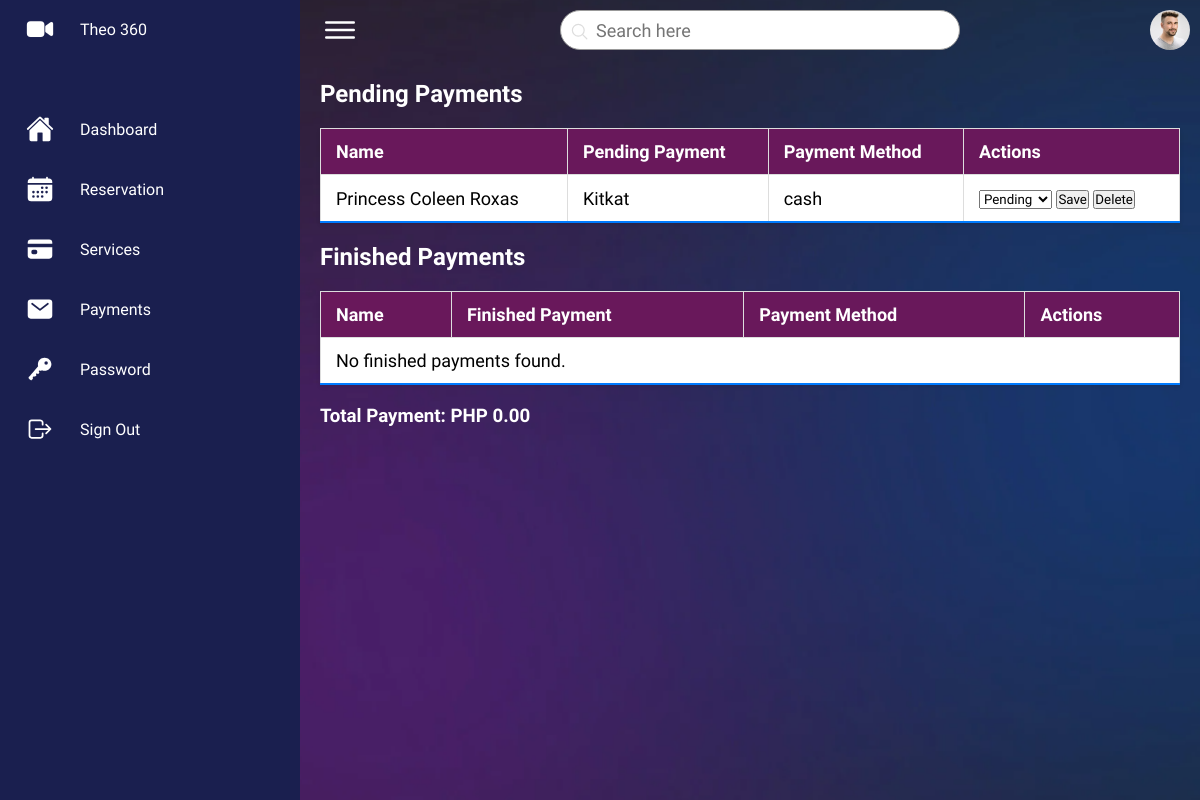
The page /payments.php on the database its author committed.
### tables this page shows
CREATE TABLE `bookings` (
  `booking_id` int(11) NOT NULL,
  `user_id` int(11) NOT NULL,
  `service_id` int(11) NOT NULL,
  `date` date DEFAULT NULL,
  `time` time DEFAULT NULL,
  `location` varchar(255) DEFAULT NULL,
  `indoor_outdoor` varchar(50) DEFAULT NULL,
  `event_title` varchar(255) DEFAULT NULL,
  `status` varchar(255) NOT NULL DEFAULT 'pending'
);

CREATE TABLE `users` (
  `user_id` int(11) NOT NULL,
  `email` varchar(255) NOT NULL,
  `first_name` varchar(255) NOT NULL,
  `last_name` varchar(255) NOT NULL,
  `username` varchar(255) NOT NULL,
  `password` varchar(255) NOT NULL,
  `p_num` varchar(225) NOT NULL,
  `role` enum('user','admin') DEFAULT 'user'
);

CREATE TABLE `services` (
  `service_id` int(11) NOT NULL,
  `service_name` varchar(255) NOT NULL,
  `service_desc` text NOT NULL,
  `service_price` decimal(10,2) NOT NULL
);

CREATE TABLE `payments` (
  `payment_id` int(11) NOT NULL,
  `booking_id` int(11) NOT NULL,
  `payment_method` varchar(255) DEFAULT NULL,
  `payment_status` varchar(255) DEFAULT NULL
);

### payments.php (the view, shortened to what this page needs)
<?php
include 'classes/database.php';
try {
    $finishedQuery = "
        SELECT b.booking_id, u.first_name, u.last_name, s.service_name, p.payment_method, p.payment_status
        FROM bookings b
        JOIN users u ON b.user_id = u.user_id
        JOIN services s ON b.service_id = s.service_id
        JOIN payments p ON b.booking_id = p.booking_id
        WHERE p.payment_status = 'finished'
    ";
    $finishedStmt = $pdo->prepare($finishedQuery);
    $finishedStmt->execute();
    $finishedBookings = $finishedStmt->fetchAll(PDO::FETCH_ASSOC);
    $pendingQuery = "
        SELECT b.booking_id, u.first_name, u.last_name, s.service_name, p.payment_method, p.payment_status
        FROM bookings b
        JOIN users u ON b.user_id = u.user_id
        JOIN services s ON b.service_id = s.service_id
        JOIN payments p ON b.booking_id = p.booking_id
        WHERE p.payment_status = 'pending'
    ";
    $pendingStmt = $pdo->prepare($pendingQuery);
    $pendingStmt->execute();
    $pendingBookings = $pendingStmt->fetchAll(PDO::FETCH_ASSOC);
    $totalFinishedQuery = "
        SELECT SUM(s.service_price) AS total_payment
        FROM bookings b
        JOIN services s ON b.service_id = s.service_id
        JOIN payments p ON b.booking_id = p.booking_id
        WHERE p.payment_status = 'finished'
    ";
    $totalFinishedStmt = $pdo->prepare($totalFinishedQuery);
    $totalFinishedStmt->execute();
    $totalFinishedRow = $totalFinishedStmt->fetch(PDO::FETCH_ASSOC);
    $totalFinishedPayment = $totalFinishedRow['total_payment'] ?? 0;
} catch (PDOException $e) {
    echo "Error: " . $e->getMessage();
    die();
}
?>
<!DOCTYPE html>
<html lang="en">
<head>
    <link rel="stylesheet" href="./assets/css/style.css?v=<?php echo time();?>">
</head>
<body>
    <div class="container">
        <div class="navigation">
            <ul>
                <li>
                    <a href="#">
                        <span class="icon">
                            <ion-icon name="videocam"></ion-icon>
                        </span>
                        <span class="title">Theo 360</span>
                    </a>
                </li>
                <li>
                    <a href="admin.php">
                        <span class="icon">
                            <ion-icon name="home"></ion-icon>
                        </span>
                        <span class="title">Dashboard</span>
                    </a>
                </li>
                <li>
                    <a href="reservation.php">
                        <span class="icon">
                            <ion-icon name="calendar"></ion-icon>
                        </span>
                        <span class="title">Reservation</span>
                    </a>
                </li>
                <li>
                    <a href="service.php">
                        <span class="icon">
                            <ion-icon name="card"></ion-icon>
                        </span>
                        <span class="title">Services</span>
                    </a>
                </li>
                <li>
                    <a href="payments.php">
                        <span class="icon">
                            <ion-icon name="mail"></ion-icon>
                        </span>
                        <span class="title">Payments</span>
                    </a>
                </li>
                <li>
                    <a href="password.php">
                        <span class="icon">
                            <ion-icon name="key"></ion-icon>
                        </span>
                        <span class="title">Password</span>
                    </a>
                </li>
                <li>
                    <a href="index.php">
                        <span class="icon">
                            <ion-icon name="log-out-outline"></ion-icon>
                        </span>
                        <span class="title">Sign Out</span>
                    </a>
                </li>
            </ul>
        </div>
        <div class="main">
            <div class="topbar">
                <div class="toggle">
                    <ion-icon name="menu-outline"></ion-icon>
                </div>
                <div class="search">
                    <label>
                        <input type="text" placeholder="Search here">
                        <ion-icon name="search-outline"></ion-icon>
                    </label>
                </div>
                <div class="user">
                    <img src="assets/imgs/customer01.jpg" alt="">
                </div>
            </div>
            <div class="main-content">
                <h2>Pending Payments</h2>
                <table>
                    <thead>
                        <tr>
                            <th>Name</th>
                            <th>Pending Payment</th>
                            <th>Payment Method</th>
                            <th>Actions</th>
                        </tr>
                    </thead>
                    <tbody>
                        <?php if (!empty($pendingBookings)) : ?>
                            <?php foreach ($pendingBookings as $booking): ?>
                                <tr>
                                    <td><?php echo htmlspecialchars($booking['first_name'] . ' ' . $booking['last_name']); ?></td>
                                    <td><?php echo htmlspecialchars($booking['service_name']); ?></td>
                                    <td><?php echo htmlspecialchars($booking['payment_method']); ?></td>
                                    <td>
                                        <form method="post" action="payments.php" style="display:inline;">
                                            <select name="status">
                                                <option value="pending" <?php echo $booking['payment_status'] === 'pending' ? 'selected' : ''; ?>>Pending</option>
                                            </select>
                                            <button type="submit" name="save">Save</button>
                                        </form>
                                        <form method="post" action="payments.php" style="display:inline;">
                                            <button type="submit" name="delete">Delete</button>
                                        </form>
                                    </td>
                                </tr>
                            <?php endforeach; ?>
                        <?php else: ?>
                            <tr>
                                <td colspan="4">No pending payments found.</td>
                            </tr>
                        <?php endif; ?>
                    </tbody>
                </table>
                <h2>Finished Payments</h2>
                <table>
                    <thead>
                        <tr>
                            <th>Name</th>
                            <th>Finished Payment</th>
                            <th>Payment Method</th>
                            <th>Actions</th>
                        </tr>
                    </thead>
                    <tbody>
                        <?php if (!empty($finishedBookings)) : ?>
                            <?php foreach ($finishedBookings as $booking): ?>
                                <tr>
                                    <td><?php echo htmlspecialchars($booking['first_name'] . ' ' . $booking['last_name']); ?></td>
                                    <td><?php echo htmlspecialchars($booking['service_name']); ?></td>
                                    <td><?php echo htmlspecialchars($booking['payment_method']); ?></td>
                                    <td>
                                        <form method="post" action="payments.php" style="display:inline;">
                                            <input type="hidden" name="booking_id" value="<?php echo htmlspecialchars($booking['booking_id']); ?>">
                                            <select name="status">
                                                <option value="pending" <?php echo $booking['payment_status'] === 'pending' ? 'selected' : ''; ?>>Pending</option>
                                                <option value="finished" <?php echo $booking['payment_status'] === 'finished' ? 'selected' : ''; ?>>Finished</option>
                                            </select>
                                            <button type="submit" name="save">Save</button>
                                        </form>
                                        <form method="post" action="payments.php" style="display:inline;">
                                            <input type="hidden" name="booking_id" value="<?php echo htmlspecialchars($booking['booking_id']); ?>">
                                            <button type="submit" name="delete">Delete</button>
                                        </form>
                                    </td>
                                </tr>
                            <?php endforeach; ?>
                        <?php else: ?>
                            <tr>
                                <td colspan="4">No finished payments found.</td>
                            </tr>
                        <?php endif; ?>
                    </tbody>
                </table>
                <h3>Total Payment: PHP <?php echo number_format($totalFinishedPayment, 2); ?></h3>
            </div>
        </div>
    </div>
</body>
</html>

### assets/css/style.css (style rules this page uses)
* { font-family: "Ubuntu", sans-serif; margin: 0; padding: 0; box-sizing: border-box; }
:root { --blue: #1A1F4F; --white: #fff; --gray: #f5f5f5; --black1: #222; --black2: #999; --purple: #69185B; }
body { min-height: 100vh; overflow-x: hidden; background-image: url('../imgs/bg.png'); background-position: center; background-size: cover; }
.container { position: relative; width: 100%; }
.navigation { position: fixed; width: 300px; height: 100%; background: var(--blue); border-left: 10px solid var(--blue); transition: 0.5s; overflow: hidden; }
.navigation ul { position: absolute; top: 0; left: 0; width: 100%; }
.navigation ul li { position: relative; width: 100%; list-style: none; border-top-left-radius: 30px; border-bottom-left-radius: 30px; }
.navigation ul li:nth-child(1) { margin-bottom: 40px; pointer-events: none; }
.navigation ul li a { position: relative; display: block; width: 100%; display: flex; text-decoration: none; color: var(--white); }
.navigation ul li a .icon { position: relative; display: block; min-width: 60px; height: 60px; line-height: 75px; text-align: center; }
.navigation ul li a .icon ion-icon { font-size: 1.75rem; }
.navigation ul li a .title { position: relative; display: block; padding: 0 10px; height: 60px; line-height: 60px; text-align: start; white-space: nowrap; }
.main { position: absolute; width: calc(100% - 300px); left: 300px; min-height: 100vh; transition: 0.5s; background-image: url('../imgs/bg.png'); background-position: center; background-size: cover; }
.topbar { width: 100%; height: 60px; display: flex; justify-content: space-between; align-items: center; padding: 0 10px; color: #ddd; }
.toggle { position: relative; width: 60px; height: 60px; display: flex; justify-content: center; align-items: center; font-size: 2.5rem; cursor: pointer; color: #fff; }
.search { position: relative; width: 400px; margin: 0 10px; }
.search label { position: relative; width: 100%; }
.search label input { width: 100%; height: 40px; border-radius: 40px; padding: 5px 20px; padding-left: 35px; font-size: 18px; outline: none; border: 1px solid var(--black2); }
.search label ion-icon { position: absolute; top: 0; left: 10px; font-size: 1.2rem; }
.user { position: relative; width: 40px; height: 40px; border-radius: 50%; overflow: hidden; cursor: pointer; }
.user img { position: absolute; top: 0; left: 0; width: 100%; height: 100%; object-fit: cover; }
.main-content { padding: 20px; }
.main-content h2 { color: white; }

### payments.php (style rules this page uses)
table { width: 100%; border-collapse: collapse; margin: 20px 0; font-size: 18px; text-align: left; background-color: white; box-shadow: 0 2px 4px rgba(0, 0, 0, 0.1); }
table thead tr { background-color: #69185B; color: #ffffff; }
table th, table td { padding: 12px 15px; border: 1px solid #dddddd; }
table tbody tr { border-bottom: 1px solid #dddddd; }
table tbody tr:last-of-type { border-bottom: 2px solid #007bff; }
h3 { color: #fff; margin-top: 20px; }

### rows shown on the page
bookings: user.last_name "Princess Coleen Roxas", service.service_name "Kitkat", payments.payment_method "cash"

### other values the page prints
$totalFinishedPayment "0.00"
